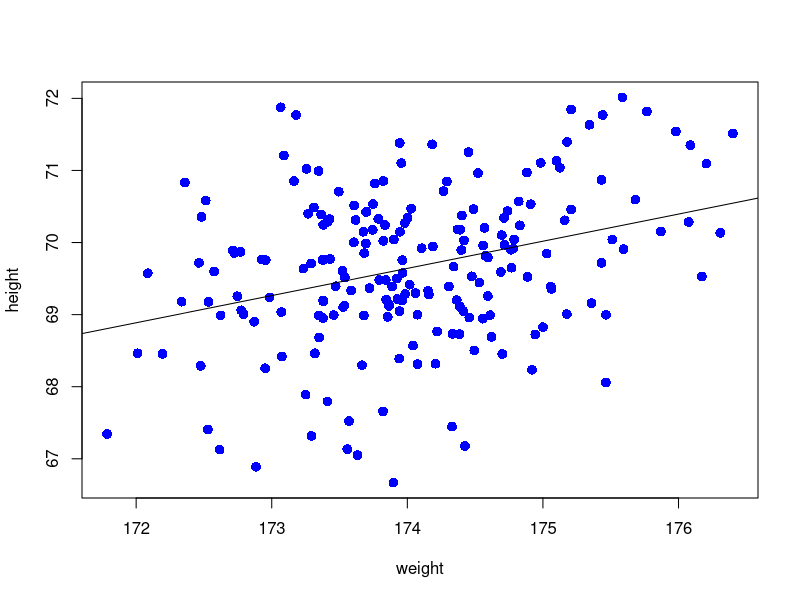

Generate this figure with R:
library(xtable)
set.seed(1)
x = rnorm(200, 174)
a = 0.4
b = 0
epsilon = rnorm(200)
y = b + a*x + epsilon

df = data.frame(height = x, weight = y)
xtable(head(df, 10))
plot(x, y, xlab = 'weight', ylab = 'height', pch = 16, cex = 1.3, col = "blue")
lm(y ~x, data = data.frame(x = x, y = y))
abline(lm(y ~x, data = data.frame(x = x, y = y)))
df$pred =  4.0570 + 0.3769*df$height
df$error = (df$pred - df$weight)^2
sqrt(1/200*sum(df$error))
epsilon = 10^(-6)
x0 = 1 
are_close = FALSE
lr = 0.1
i = 1
fx0 = x0^2
df2 = data.frame(x0 = 1, fx0 = fx0, derivative = NA, x1 = NA, fx1 = NA, error = NA)
while(i <= 100 && !are_close){
  
  derivative = 2*x0
  x1 = x0 - lr*derivative
  fx1 = x1^2
  error = abs(fx1 - fx0)
  are_close = error < epsilon
  
  df2 = rbind(df2, data.frame(x0 = x0, fx0 = fx0,derivative = derivative,
                              x1 = x1,   fx1 = fx1, error = error))
  
  x0 = x1
  fx0 = fx1
  i = i +1 
}

xtable(df2)


